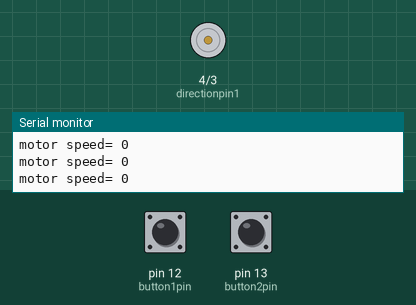
Simulated run of this sketch. Board: Arduino Uno, built with avr-gcc and run on an emulated ATmega328P. Parts: motor-driver pin pairs drawn as motors (green arrow = first pin HIGH = forward, orange = second pin HIGH = backward, longer = more drive, scaled by the enable pin), the last lines printed to the serial monitor. The inputs (shaded band) are chosen by the test bench; at power-on: pin 12 (button1pin) HIGH, pin 13 (button2pin) HIGH.

Above: at 1.2 s.
1.3 s: pin 12 (button1pin) pulled LOW for 3.2 s
At 5.1 s:
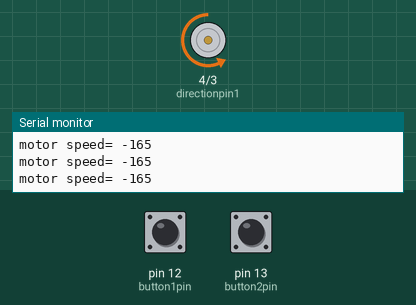
6.0 s: pin 13 (button2pin) pulled LOW for 3.2 s
At 8.4 s:
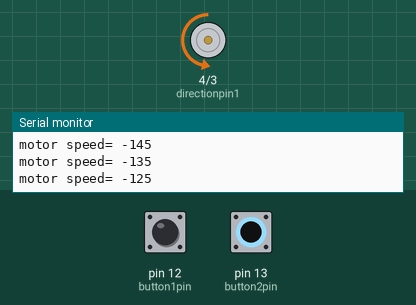
11.0 s: pin 13 (button2pin) pulled LOW for 1 s
At 12.8 s:
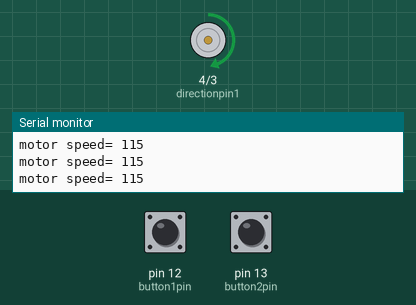
13.5 s: pin 12 (button1pin) pulled LOW for 1 s
At 14.9 s:
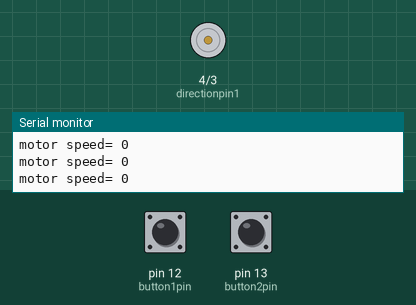
16.0 s: pin 13 (button2pin) pulled LOW for 3.2 s
At 19.9 s:
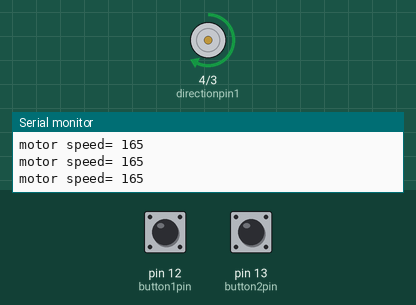
21.0 s: pin 13 (button2pin) pulled LOW for 3.2 s
At 25.1 s:
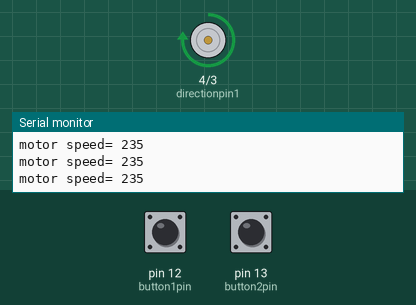
Timing chart, 0 to 26.6 s (numbered marks = the images above; inputs shaded):
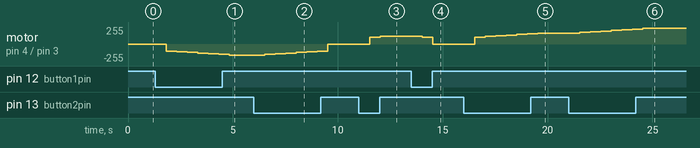

The sketch:

using_DCmotor_pushbuttons.ino
```cpp
int speedpin=5;
int directionpin1=4;
int directionpin2=3;
int motorspeed=0; //lowest speed=105
int button1pin=12;
int button2pin=13;
int button1val;
int button2val;
int dt=500;

void setup() {
  // put your setup code here, to run once:
pinMode(speedpin,OUTPUT);
pinMode(directionpin1,OUTPUT);
pinMode(directionpin2,OUTPUT);
pinMode(button1pin,INPUT);
pinMode(button2pin,INPUT);
digitalWrite(button1pin,HIGH);
digitalWrite(button2pin,HIGH);
Serial.begin(9600);

}

void loop() {
  // put your main code here, to run repeatedly:
button1val=digitalRead(button1pin);
button2val=digitalRead(button2pin);

Serial.print("motor speed= ");
Serial.println(motorspeed);


if(button1val==0){
  motorspeed=motorspeed-10;
  delay(dt);
}
if(button2val==0){
  motorspeed=motorspeed+10;
  delay(dt);
}

if(motorspeed>255){
  motorspeed=255;
}
if(motorspeed<-255){
  motorspeed=-255;
}

if(motorspeed==10){
  motorspeed=105;
}
if(motorspeed==-10){
  motorspeed=-105;
}
if(motorspeed==100 || motorspeed==95)
{
  motorspeed=0;
}
if(motorspeed==-100 || motorspeed==-95)
{
  motorspeed=0;
}
if(motorspeed==0)
{
  analogWrite(speedpin,0);
}
if(motorspeed<0)
{
digitalWrite(directionpin1,LOW);
digitalWrite(directionpin2,HIGH);
analogWrite(speedpin,abs(motorspeed));
}

if(motorspeed>0)
{
digitalWrite(directionpin1,HIGH);
digitalWrite(directionpin2,LOW);
analogWrite(speedpin,motorspeed);
}


}
```

Measured:
- after the input at 1.3 s, motor on pin 4 (directionpin1) / pin 3 (directionpin2): moves from stopped to backward 165/255 over 3.0 s, starting after 0.53 s
- after the input at 6.0 s, motor on pin 4 (directionpin1) / pin 3 (directionpin2): moves from backward 165/255 to stopped over 3.0 s, starting after 0.53 s
- after the input at 11.0 s, motor on pin 4 (directionpin1) / pin 3 (directionpin2): stopped → forward 105/255 after 0.53 s, → forward 115/255 0.50 s later
- after the input at 13.5 s, motor on pin 4 (directionpin1) / pin 3 (directionpin2): forward 115/255 → forward 105/255 after 0.53 s, → stopped 0.50 s later
- after the input at 16.0 s, motor on pin 4 (directionpin1) / pin 3 (directionpin2): moves from stopped to forward 165/255 over 3.0 s, starting after 0.53 s
- after the input at 21.0 s, motor on pin 4 (directionpin1) / pin 3 (directionpin2): moves from forward 165/255 to forward 235/255 over 3.0 s, starting after 0.54 s
